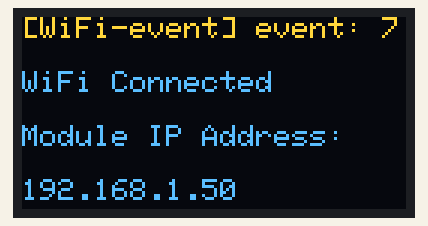
This sketch was run on a simulated ESP32. Parts: 128×64 one-colour display. The OLED is the two-colour kind (top 16 rows yellow); WiFi joins after 1.5 s; servers stay silent unless stated; the display library's start-up logo is not drawn.

Above: at 12.3 s.

The sketch:

ESP32-WiFiClientEvents-On-OLED.ino
```cpp
/*
 *  This sketch shows the WiFi event usage
 *
*/

/*
* WiFi Events

SYSTEM_EVENT_WIFI_READY               < ESP32 WiFi ready
SYSTEM_EVENT_SCAN_DONE                < ESP32 finish scanning AP
SYSTEM_EVENT_STA_START                < ESP32 station start
SYSTEM_EVENT_STA_STOP                 < ESP32 station stop
SYSTEM_EVENT_STA_CONNECTED            < ESP32 station connected to AP
SYSTEM_EVENT_STA_DISCONNECTED         < ESP32 station disconnected from AP
SYSTEM_EVENT_STA_AUTHMODE_CHANGE      < the auth mode of AP connected by ESP32 station changed
SYSTEM_EVENT_STA_GOT_IP               < ESP32 station got IP from connected AP
SYSTEM_EVENT_STA_LOST_IP              < ESP32 station lost IP and the IP is reset to 0
SYSTEM_EVENT_STA_WPS_ER_SUCCESS       < ESP32 station wps succeeds in enrollee mode
SYSTEM_EVENT_STA_WPS_ER_FAILED        < ESP32 station wps fails in enrollee mode
SYSTEM_EVENT_STA_WPS_ER_TIMEOUT       < ESP32 station wps timeout in enrollee mode
SYSTEM_EVENT_STA_WPS_ER_PIN           < ESP32 station wps pin code in enrollee mode
SYSTEM_EVENT_AP_START                 < ESP32 soft-AP start
SYSTEM_EVENT_AP_STOP                  < ESP32 soft-AP stop
SYSTEM_EVENT_AP_STACONNECTED          < a station connected to ESP32 soft-AP
SYSTEM_EVENT_AP_STADISCONNECTED       < a station disconnected from ESP32 soft-AP
SYSTEM_EVENT_AP_PROBEREQRECVED        < Receive probe request packet in soft-AP interface
SYSTEM_EVENT_GOT_IP6                  < ESP32 station or ap or ethernet interface v6IP addr is preferred
SYSTEM_EVENT_ETH_START                < ESP32 ethernet start
SYSTEM_EVENT_ETH_STOP                 < ESP32 ethernet stop
SYSTEM_EVENT_ETH_CONNECTED            < ESP32 ethernet phy link up
SYSTEM_EVENT_ETH_DISCONNECTED         < ESP32 ethernet phy link down
SYSTEM_EVENT_ETH_GOT_IP               < ESP32 ethernet got IP from connected AP
SYSTEM_EVENT_MAX
*/

//#include "ESP8266WiFi.h"    // uncomment and comment <WiFi.h> for esp8266 board (untested yet)
#include <WiFi.h>
#include <SPI.h>
#include <Wire.h>
#include <Adafruit_GFX.h>
#include <Adafruit_SSD1306.h>
#define SCREEN_WIDTH 128
#define SCREEN_HEIGHT 64
#define OLED_RESET     2

Adafruit_SSD1306 display(SCREEN_WIDTH, SCREEN_HEIGHT, &Wire, OLED_RESET);
const char* ssid     = "AP NAME";				// Add your broadcasted Wifi Access Point
const char* password = "PASSWORD";				// AP password


void WiFiEvent(WiFiEvent_t event)
{
	  display.clearDisplay();                                                           //clear display @ beginning of each loop
	  display.setTextSize(1);                                                           //set smallest text size
	  display.setTextColor(WHITE);                                                      //set text color to WHITE
	  display.setCursor(0,0);
	  display.printf("[WiFi-event] event: %d\n", event);

    switch (event)
    {
    case SYSTEM_EVENT_STA_GOT_IP:
		display.setCursor(0,18);
		display.println("WiFi Connected");
		display.setCursor(0,36);
		display.println("Module IP Address: ");
		display.setCursor(0,54);
		display.println(WiFi.localIP());
    break;
    case SYSTEM_EVENT_STA_DISCONNECTED:
		display.clearDisplay();
		display.println("WiFi lost connection");
    break;
    }
}

void WiFiGotIP(WiFiEvent_t event, WiFiEventInfo_t info)
{
		display.setCursor(0,18);
		display.println("WiFi Connected");
		display.setCursor(0,36);
		display.println("Module IP Address: ");
		display.setCursor(0,54);
		display.println(IPAddress(info.got_ip.ip_info.ip.addr));
}

void setup()
{
	  display.begin(SSD1306_SWITCHCAPVCC, 0x3C);                                        //start the OLED @ Hex addy 0x3C
	  display.display();                                                                //show the Logo
	  delay(2000);                                                                      //for 2 seconds
	  display.clearDisplay();                                                           //clear display & buffer
	  WiFi.mode(WIFI_STA);
	  WiFi.disconnect(true);

    delay(100);

    // Examples of diffrent ways to register wifi events
    WiFi.onEvent(WiFiEvent);
    WiFi.onEvent(WiFiGotIP, WiFiEvent_t::SYSTEM_EVENT_STA_GOT_IP);
    WiFiEventId_t eventID = WiFi.onEvent([](WiFiEvent_t event, WiFiEventInfo_t info){
		display.clearDisplay();
		display.setCursor(0,0);
        display.print("WiFi lost connection. Reason: ");
        display.println(info.disconnected.reason);
    }, WiFiEvent_t::SYSTEM_EVENT_STA_DISCONNECTED);

    // Remove WiFi event

    display.print("WiFi Event ID: ");
    display.println(eventID);
    // WiFi.removeEvent(eventID);

    WiFi.begin(ssid, password);

    display.clearDisplay();
    display.println("Wifi Connecting ... ");

}

void loop()
{
	  Serial.println("");
	  display.display();
	  delay(10000);
}
```
